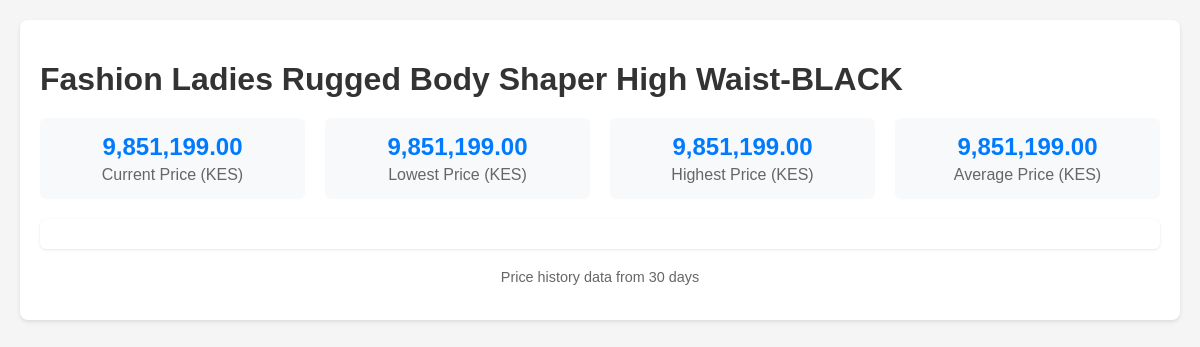
The app's page /api/v1/products/1/visualization with its own data.
### app/models.py (models this page shows, shortened)
class Product(db.Model):
    id = db.Column(db.Integer, primary_key=True)
    name = db.Column(db.String(200), nullable=False)
    url = db.Column(db.String(500), nullable=False)
    platform = db.Column(db.String(50), nullable=False)  # e.g., 'jumia', 'kilimall', 'masoko'
    created_at = db.Column(db.DateTime, default=datetime.utcnow)
    prices = db.relationship('PriceHistory', backref='product', lazy=True)

class PriceHistory(db.Model):
    id = db.Column(db.Integer, primary_key=True)
    product_id = db.Column(db.Integer, db.ForeignKey('product.id'), nullable=False)
    price = db.Column(db.Float, nullable=False)
    timestamp = db.Column(db.DateTime, default=datetime.utcnow)

### app/api.py (the view)
@api_bp.route('/products/<int:product_id>/visualization')
def visualize_price_history(product_id):
    product = Product.query.get_or_404(product_id)
    days = request.args.get('days', 30, type=int)
    since = datetime.utcnow() - timedelta(days=days)
    price_history = PriceHistory.query.filter(
        PriceHistory.product_id == product_id,
        PriceHistory.timestamp >= since
    ).order_by(PriceHistory.timestamp).all()
    if not price_history:
        return jsonify({"error": "No price history available"}), 404
    df = pd.DataFrame([
        {'timestamp': ph.timestamp, 'price': ph.price}
        for ph in price_history
    ])
    current_price = price_history[-1].price
    min_price = df['price'].min()
    max_price = df['price'].max()
    avg_price = df['price'].mean()
    fig = go.Figure()
    fig.add_trace(go.Scatter(
        x=df['timestamp'],
        y=df['price'],
        mode='lines+markers',
        name='Price',
        line=dict(color='#007bff', width=2),
        marker=dict(size=8)
    ))
    df['MA7'] = df['price'].rolling(window=7, min_periods=1).mean()
    fig.add_trace(go.Scatter(
        x=df['timestamp'],
        y=df['MA7'],
        mode='lines',
        name='7-day Moving Average',
        line=dict(color='#28a745', width=2, dash='dash')
    ))
    fig.update_layout(
        title=dict(
            text='Price History',
            x=0.5,
            xanchor='center'
        ),
        xaxis_title='Date',
        yaxis_title='Price (KES)',
        hovermode='x unified',
        showlegend=True,
        legend=dict(
            yanchor="top",
            y=0.99,
            xanchor="left",
            x=0.01
        ),
        margin=dict(l=0, r=0, t=30, b=0),
        height=500
    )
    plot_json = json.dumps({
        'data': fig.data,
        'layout': fig.layout
    }, cls=plotly.utils.PlotlyJSONEncoder)
    return render_template(
        'visualization.html',
        title=product.name,
        plot=plot_json,
        current_price=current_price,
        min_price=min_price,
        max_price=max_price,
        avg_price=avg_price,
        days=days
    )

### app/templates/visualization.html (shortened to what this page needs)
<!DOCTYPE html>
<html>
<head>
</head>
<body>
    <div class="container">
        <h1>{{ title }}</h1>
        <div class="stats">
            <div class="stat-card">
                <div class="stat-value">{{ '{:,.2f}'.format(current_price) }}</div>
                <div class="stat-label">Current Price (KES)</div>
            </div>
            <div class="stat-card">
                <div class="stat-value">{{ '{:,.2f}'.format(min_price) }}</div>
                <div class="stat-label">Lowest Price (KES)</div>
            </div>
            <div class="stat-card">
                <div class="stat-value">{{ '{:,.2f}'.format(max_price) }}</div>
                <div class="stat-label">Highest Price (KES)</div>
            </div>
            <div class="stat-card">
                <div class="stat-value">{{ '{:,.2f}'.format(avg_price) }}</div>
                <div class="stat-label">Average Price (KES)</div>
            </div>
        </div>
        <div class="chart-container">
        </div>
        <div class="footer">
            <p>Price history data from {{ days }} days</p>
        </div>
    </div>
</body>
</html>

### app/templates/visualization.html (style rules this page uses)
body { font-family: Arial, sans-serif; margin: 20px; background-color: #f5f5f5; }
.container { max-width: 1200px; margin: 0 auto; background-color: white; padding: 20px; border-radius: 8px; box-shadow: 0 2px 4px rgba(0,0,0,0.1); }
h1 { color: #333; margin-bottom: 20px; }
.stats { display: grid; grid-template-columns: repeat(auto-fit, minmax(200px, 1fr)); gap: 20px; margin-bottom: 20px; }
.stat-card { background-color: #f8f9fa; padding: 15px; border-radius: 6px; text-align: center; }
.stat-value { font-size: 24px; font-weight: bold; color: #007bff; }
.stat-label { color: #666; margin-top: 5px; }
.chart-container { margin-top: 20px; padding: 15px; background-color: #fff; border-radius: 6px; box-shadow: 0 1px 3px rgba(0,0,0,0.1); }
.footer { margin-top: 20px; text-align: center; color: #666; font-size: 0.9em; }

### records on screen
Product: name "Fashion Ladies Rugged Body Shaper High Waist-BLACK"
PriceHistory: price "9,851,199.00"

### other values on screen
{{ '{:,.2f}'.format(min_price) }} "9,851,199.00"
{{ '{:,.2f}'.format(max_price) }} "9,851,199.00"
{{ '{:,.2f}'.format(avg_price) }} "9,851,199.00"
{{ days }} "30"
